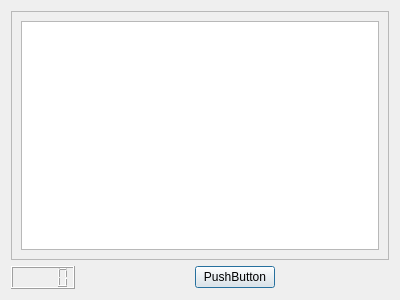
<?xml version="1.0" encoding="UTF-8"?>
<ui version="4.0">
 <class>popupSysInfo</class>
 <widget class="QDialog" name="popupSysInfo">
  <property name="geometry">
   <rect>
    <x>0</x>
    <y>0</y>
    <width>400</width>
    <height>300</height>
   </rect>
  </property>
  <property name="windowTitle">
   <string>Dialog</string>
  </property>
  <layout class="QGridLayout" name="gridLayout">
   <item row="0" column="0">
    <widget class="QScrollArea" name="scrollArea">
     <property name="widgetResizable">
      <bool>true</bool>
     </property>
     <widget class="QWidget" name="scrollAreaWidgetContents">
      <property name="geometry">
       <rect>
        <x>0</x>
        <y>0</y>
        <width>378</width>
        <height>238</height>
       </rect>
      </property>
      <layout class="QGridLayout" name="gridLayout_3">
       <item row="0" column="0">
        <widget class="QTextBrowser" name="tbSysinfo"/>
       </item>
      </layout>
     </widget>
    </widget>
   </item>
   <item row="1" column="0">
    <layout class="QHBoxLayout" name="horizontalLayout">
     <item>
      <widget class="QLCDNumber" name="lcdNumber"/>
     </item>
     <item>
      <spacer name="horizontalSpacer">
       <property name="orientation">
        <enum>Qt::Horizontal</enum>
       </property>
       <property name="sizeHint" stdset="0">
        <size>
         <width>40</width>
         <height>20</height>
        </size>
       </property>
      </spacer>
     </item>
     <item>
      <widget class="QPushButton" name="bOK">
       <property name="text">
        <string>PushButton</string>
       </property>
      </widget>
     </item>
     <item>
      <spacer name="horizontalSpacer_2">
       <property name="orientation">
        <enum>Qt::Horizontal</enum>
       </property>
       <property name="sizeHint" stdset="0">
        <size>
         <width>40</width>
         <height>20</height>
        </size>
       </property>
      </spacer>
     </item>
    </layout>
   </item>
  </layout>
 </widget>
 <resources/>
 <connections/>
</ui>
